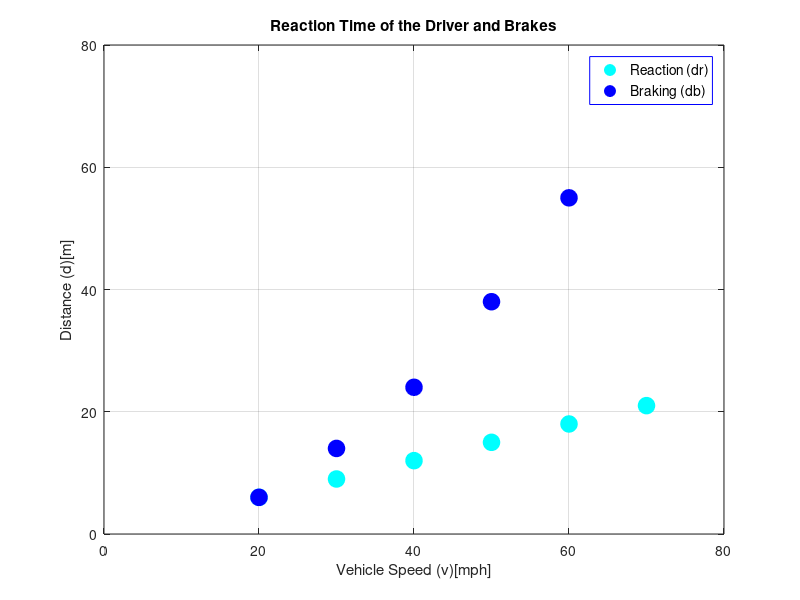

Recreate this plot in MATLAB.
%{
Deion Nwaefulu   ENGR 1300-002  2016-11-1
dcn6334_RQ10_CH18: Create a prper plot for the following data.
Speed: Speed Vehicle Speed (v)[mph]
Reaction: Reaction (dr)
Braking: Braking (db)
%}
clc
clear
clear all
Speed = [20 30 40 50 60 70];
Reaction = [6 9 12 15 18 21];
Braking = [6 14 24 38 55 75];

figure('color','w')
plot(Speed,Reaction,'co','MarkerSize',12,'MarkerFaceColor','c')
hold on
plot(Speed,Braking,'bo','MarkerSize',12,'MarkerFaceColor','b')

grid on

xlabel('Vehicle Speed (v)[mph]')
ylabel('Distance (d)[m]')

L = legend('Reaction (dr)', 'Braking (db)','Location','Best')
title('Reaction Time of the Driver and Brakes')
axis([0 80 0 80])
set(L,'FontSize',10,'TextColor','k','EdgeColor','b')